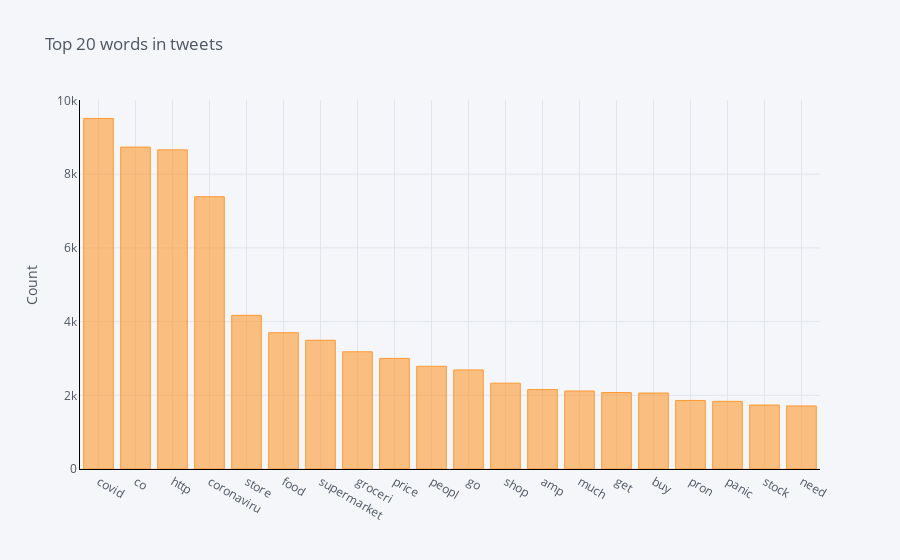

Notebook code for this chart:
### Code cell
from sklearn.feature_extraction.text import CountVectorizer
#Function to get top n words
def get_top_n_words(corpus, n=None):
    vec = CountVectorizer().fit(corpus)
    bag_of_words = vec.transform(corpus)
    sum_words = bag_of_words.sum(axis=0) 
    words_freq = [(word, sum_words[0, idx]) for word, idx in vec.vocabulary_.items()]
    words_freq =sorted(words_freq, key = lambda x: x[1], reverse=True)
    return words_freq[:n]

#Calling function and return only top 20 words
common_words = get_top_n_words(corpus, 20)

#Printing the word and frequency
for word, freq in common_words:
    print(word, freq)

#Creating the dataframe of word and frequency
df1 = pd.DataFrame(common_words, columns = ['OriginalTweet' , 'count'])

#Group by words and plot the sum
df1.groupby('OriginalTweet').sum()['count'].sort_values(ascending=False).iplot(
    kind='bar', yTitle='Count', linecolor='black', title='Top 20 words in tweets')

### Figure 1 — Plotly figure (JSON) as saved in the notebook; plotly's stock layout.template omitted (floating-point values rounded to 4 significant figures)
{"data": [{"marker": {"color": "rgba(255, 153, 51, 0.6)", "line": {"color": "rgba(255, 153, 51, 1.0)", "width": 1}}, "name": "count", "orientation": "v", "text": "", "x": ["covid", "co", "http", "coronaviru", "store", "food", "supermarket", "groceri", "price", "peopl", "go", "shop", "amp", "much", "get", "buy", "pron", "panic", "stock", "need"], "y": [9513, 8736, 8661, 7389, 4169, 3699, 3493, 3181, 3002, 2787, 2688, 2329, 2156, 2117, 2075, 2062, 1860, 1836, 1736, 1711], "type": "bar"}], "layout": {"legend": {"bgcolor": "#F5F6F9", "font": {"color": "#4D5663"}}, "paper_bgcolor": "#F5F6F9", "plot_bgcolor": "#F5F6F9", "title": {"font": {"color": "#4D5663"}, "text": "Top 20 words in tweets"}, "xaxis": {"gridcolor": "#E1E5ED", "linecolor": "black", "showgrid": true, "tickfont": {"color": "#4D5663"}, "title": {"font": {"color": "#4D5663"}, "text": ""}, "zerolinecolor": "#E1E5ED"}, "yaxis": {"gridcolor": "#E1E5ED", "linecolor": "black", "showgrid": true, "tickfont": {"color": "#4D5663"}, "title": {"font": {"color": "#4D5663"}, "text": "Count"}, "zerolinecolor": "#E1E5ED"}}}
